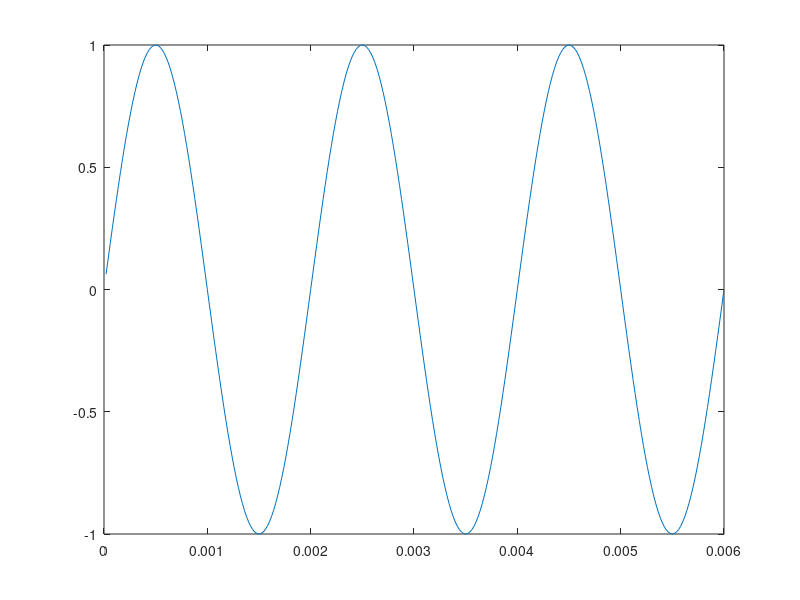

The MATLAB script that drew this image: (Note: this script raises an error after producing the figure.)
clc
clear all
close all
T=2/1000;
tstep=T/100;
x=@(t)(sin(2*pi*t/T))
t=tstep:tstep:3*T;
plot(t,x(t))
z=x(t);
[ACF,n]=conv_m(z,t,fliplr(z),-fliplr(t))
stem(ACF)